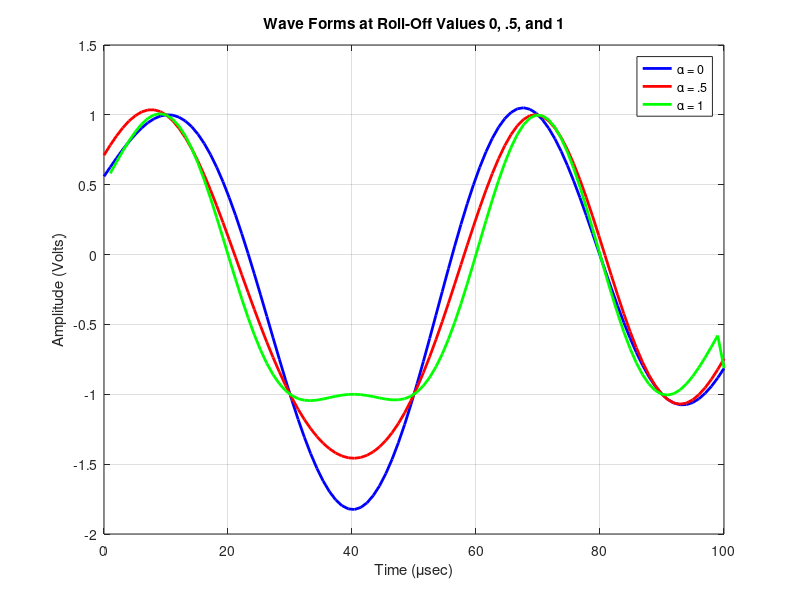

Recreate this plot in MATLAB.
% Script that plots PAM raised cosine pulse shape
% Data Patter: 10010
% Bit Rate: 50kb/sec

clc
close all
clear all 

% Establishes Bit Rate, Time Range, Roll Off, and Beta
rb = 50E3;
Tb = 1/rb;
t = linspace(0, 100E-6, 100);
Alpha = [ 0 .5 1 ];

% Beta Function
function [ B ] = Beta(A, rb)
  B = A*rb / 2;
endfunction

B0 = Beta(Alpha(1), rb);
B5 = Beta(Alpha(2), rb);
B1 = Beta(Alpha(3), rb);

% Sample Time Function
function [ samp ] = ST(t, Tb, i)
  j = [ 1 2 3 4 5 ];
  samp = t - ((j(i)*Tb) - 1E-5);
endfunction

ST(t, Tb, 1);

% Cosine Function
function [cosfun] = Cosine(T, B)
  cosfun = cos(2*pi*B*T)./(1-(4*B*T).^2);
endfunction


% Data Amplitudes
Amp = [ 1 -1 -1 1 -1 ];

% Function Generation (Alpha = 0, .5, 1)
Pt0 = 0;
Pt5 = 0;
Pt1 = 0;

for n = 1: 5
Pt0 = Pt0 + Amp(n)*sinc(ST(t, Tb, n)*rb).*Cosine(ST(t, Tb, n), B0);
endfor

for n = 1: 5
Pt5 = Pt5 + Amp(n)*sinc(ST(t, Tb, n)*rb).*Cosine(ST(t, Tb, n), B5);
endfor

for n = 1: 5
Pt1 = Pt1 + Amp(n)*sinc(ST(t, Tb, n)*rb).*Cosine(ST(t, Tb, n), B1);
endfor

figure(1);
plot(t*1E6, Pt0, 'b', 'linewidth', 2, t*1E6, Pt5, 'r', 'linewidth', 2, t*1E6, Pt1, 'g', 'linewidth', 2);
title(' Wave Forms at Roll-Off Values 0, .5, and 1 ');
ylabel(' Amplitude (Volts) ');
xlabel(' Time (\musec) ');
legend('\alpha = 0', '\alpha = .5', '\alpha = 1');
grid on;

% Bit Error Probability Caluculation (Pb = Q(NM / sqrt(ANPr)) )
NM = [ .5 .5 .5; .34 .4 .46; .18 .28 .38; .014 .14 .28 ];
Pb = qfunc(NM / sqrt(.03))

